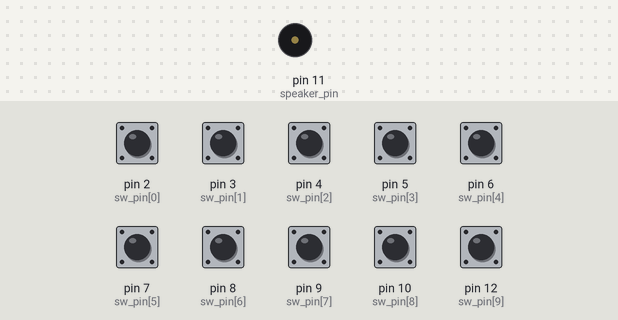
Simulated run of this sketch. Board: Arduino Uno, built with avr-gcc and run on an emulated ATmega328P. On the bench: buzzer (waves = sounding). The test bench sets the inputs (shaded band); at power-on: pin 2 (sw_pin[0]), pin 3 (sw_pin[1]), pin 4 (sw_pin[2]), pin 5 (sw_pin[3]), pin 6 (sw_pin[4]), pin 7 (sw_pin[5]), pin 8 (sw_pin[6]), pin 9 (sw_pin[7]), pin 10 (sw_pin[8]), pin 12 (sw_pin[9]) HIGH.

Above: at 1.2 s.
1.3 s: pin 2 (sw_pin[0]) pulled LOW for 0.15 s
At 1.42 s:
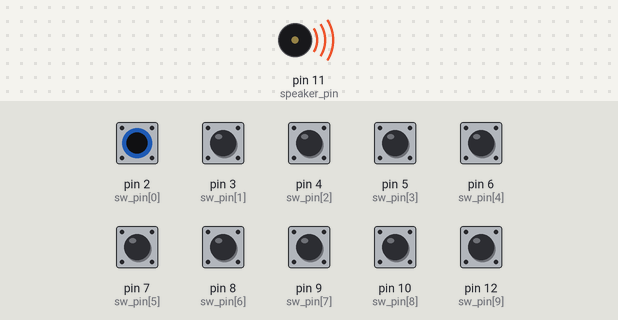
Timing chart, 0 to 4.3 s (numbered marks = the images above; inputs shaded):
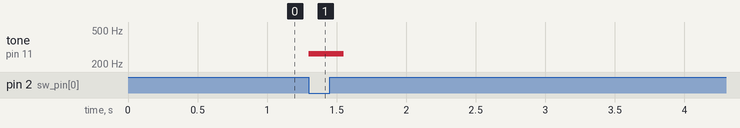

Measured:
- after the input at 1.3 s, tone on pin 11 (speaker_pin): silent → 262 Hz at once, → silent 0.25 s later

The sketch:

P21-2_tack_sw_piano_2.ino
```cpp
/*
*P21-2
*設計Arduino 程式，模擬8 鍵電子琴功能。使用8個TACK按鍵開關
*來模擬琴鍵低音階C、D、E、F、G、A、B 及中音階C等8個音符。
*按鍵加到10個
*/

#define PLAY_INTERVAL 100 //ms，持續播放音符的時間

const int sw_pin[] = {2, 3, 4, 5, 6, 7, 8, 9, 10, 12};
const int tones[] = {262, 294, 330, 349, 392, 440, 494, 523, 587, 659};
                   //c    d    e    f    g    a    b    C   D   E

const int speaker_pin = 11;

void setup()
{
	pinMode(speaker_pin, OUTPUT);

	for(int i=0;i<sizeof(sw_pin)/sizeof(int);i++)
	{
		pinMode(sw_pin[i], INPUT_PULLUP);
	}
}

void loop()
{
	for(int i=0;i<10;i++)
	{
		bool val = digitalRead(sw_pin[i]);
		if(!val)
		{
			tone(speaker_pin, tones[i], PLAY_INTERVAL);
		}
	}
}
```
